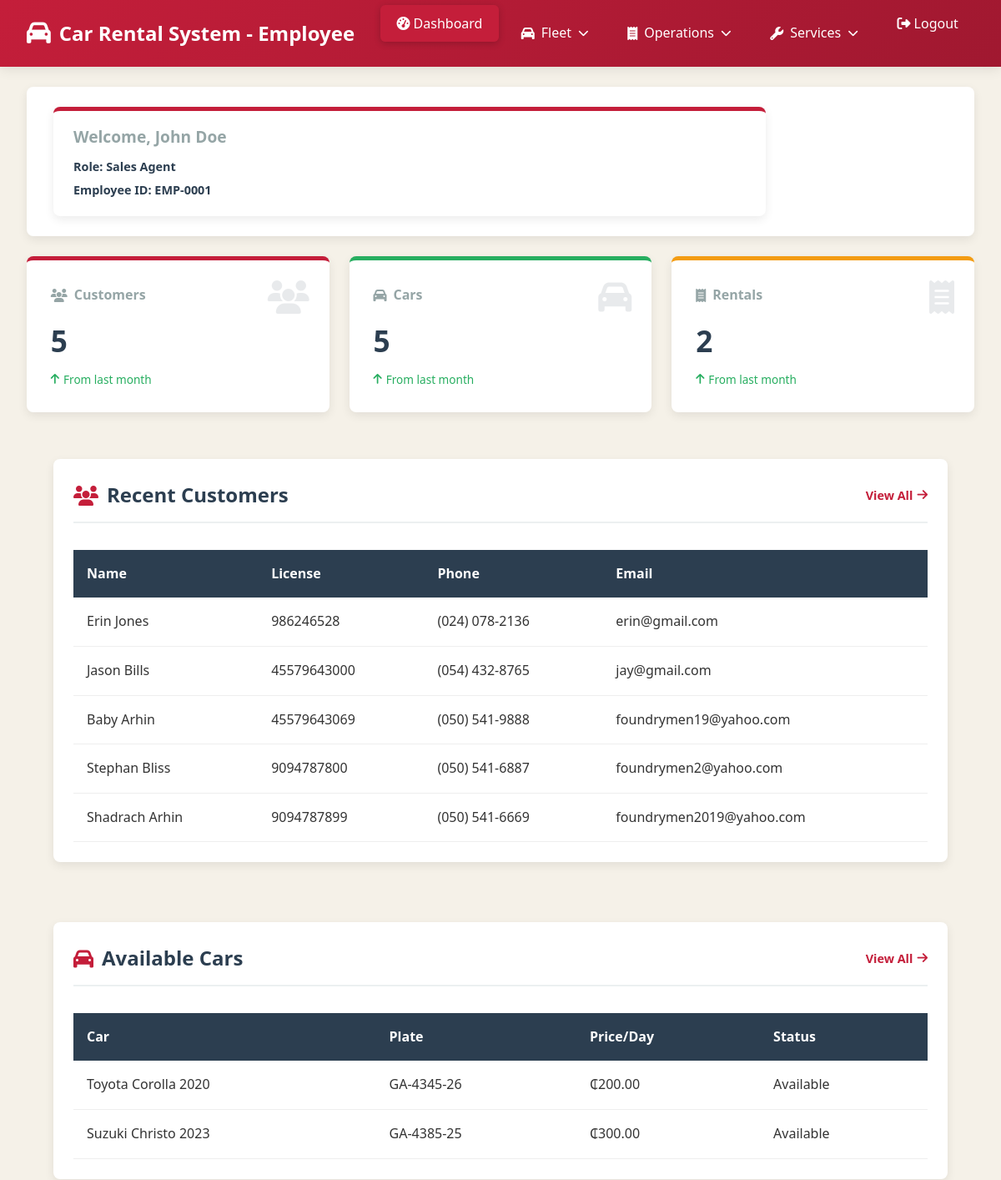
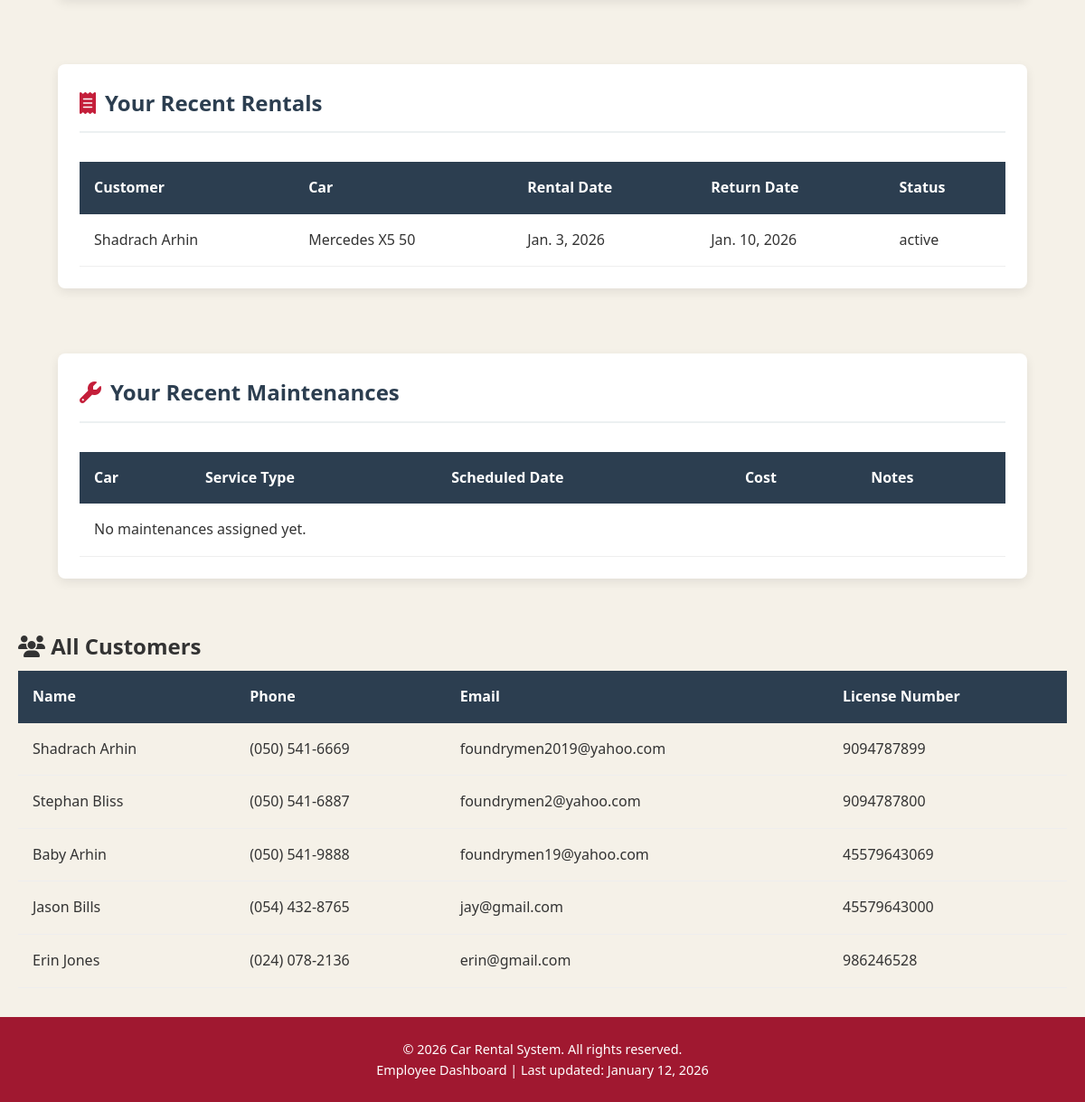
Page / (signed in) on the committed database (2 pictures, top to bottom).
### d_autos_app/models.py (models this page shows, shortened)
class Employee(models.Model):
    ROLE_MANAGER = 'manager'
    ROLE_SALES_AGENT = 'sales_agent'
    ROLE_MECHANIC = 'mechanic'
    ROLE_ADMIN = 'admin'
    ROLE_CHOICES = [
        (ROLE_MANAGER, 'Manager'),
        (ROLE_SALES_AGENT, 'Sales Agent'),
        (ROLE_MECHANIC, 'Mechanic'),
        (ROLE_ADMIN, 'Administrator'),
    ]
    user = models.OneToOneField(
        User,
        on_delete=models.CASCADE,
        related_name='employee_profile',
        verbose_name='User Account'
    )
    employee_id = models.CharField(
        max_length=20,
        unique=True,
        verbose_name='Employee ID'
    )
    role = models.CharField(
        max_length=20,
        choices=ROLE_CHOICES,
        verbose_name='Role'
    )
    department = models.CharField(
        max_length=100,
        blank=True,
        verbose_name='Department'
    )
    hire_date = models.DateField(verbose_name='Hire Date')
    salary = models.DecimalField(
        max_digits=10,
        decimal_places=2,
        verbose_name='Salary'
    )
    address = models.TextField(blank=True, verbose_name='Address')
    emergency_contact = models.CharField(
        max_length=100,
        blank=True,
        verbose_name='Emergency Contact'
    )
    emergency_phone = models.CharField(
        max_length=15,
        blank=True,
        verbose_name='Emergency Phone'
    )
    class Meta:
        verbose_name = 'Employee'
        verbose_name_plural = 'Employees'
        ordering = ['employee_id']

class User(AbstractUser):
    USER_TYPE_ADMIN = 'admin'
    USER_TYPE_EMPLOYEE = 'employee'
    USER_TYPE_CHOICES = [
        (USER_TYPE_ADMIN, 'Administrator'),
        (USER_TYPE_EMPLOYEE, 'Employee'),
    ]
    username = None
    email = models.EmailField(_('email address'), unique=True)
    user_type = models.CharField(
        max_length=20,
        choices=USER_TYPE_CHOICES,
        default=USER_TYPE_EMPLOYEE,
        verbose_name='User Type'
    )
    phone = models.CharField(max_length=15, blank=True, verbose_name='Phone Number')
    profile_image = models.ImageField(
        upload_to='profile_images/',
        null=True,
        blank=True,
        verbose_name='Profile Image'
    )
    is_active = models.BooleanField(default=True)
    created_at = models.DateTimeField(auto_now_add=True)
    updated_at = models.DateTimeField(auto_now=True)
    USERNAME_FIELD = 'email'
    REQUIRED_FIELDS = []
    objects = UserManager()
    class Meta:
        verbose_name = 'User'
        verbose_name_plural = 'Users'
        ordering = ['-date_joined']
    @property
    def is_admin(self):
        return self.user_type == self.USER_TYPE_ADMIN or self.is_superuser
    @property
    def is_employee(self):
        return self.user_type == self.USER_TYPE_EMPLOYEE

class Customer(models.Model):
    first_name = models.CharField(max_length=50)
    last_name = models.CharField(max_length=50)
    phone = models.CharField(max_length=15)
    email = models.EmailField(unique=True)
    address = models.TextField(blank=True)
    license_number = models.CharField(max_length=50, unique=True)
    license_type = models.CharField(max_length=20, blank=True)  # e.g. Class B, C, D
    license_issue_date = models.DateField()
    license_expiry_date = models.DateField()
    date_of_birth = models.DateField(blank=True, null=True)
    national_id = models.CharField(max_length=20, blank=True, null=True)
    notes = models.TextField(blank=True, help_text="Additional notes about the customer")

class Car(models.Model):
    FUEL_CHOICES = [
        ('petrol', 'Petrol'),
        ('diesel', 'Diesel'),
        ('electric', 'Electric'),
        ('hybrid', 'Hybrid'),
    ]
    brand = models.CharField(max_length=50)
    model = models.CharField(max_length=50)
    year = models.IntegerField()
    plate_number = models.CharField(max_length=20, unique=True)
    rental_price_per_day = models.DecimalField(max_digits=10, decimal_places=2)
    availability = models.BooleanField(default=True)
    color = models.CharField(max_length=30, default='White')
    mileage = models.IntegerField(default=0, help_text="Current mileage in kilometers")
    fuel_type = models.CharField(max_length=20, choices=FUEL_CHOICES, default='petrol')
    notes = models.TextField(blank=True, help_text="Additional notes about the car")
    daily_rate = models.DecimalField(max_digits=10, decimal_places=2, blank=True, null=True)
    license_plate = models.CharField(max_length=20, blank=True, null=True)
    status = models.CharField(max_length=20, default='available')

class Rental(models.Model):
    STATUS_CHOICES = (
        ('active', 'Active'),
        ('returned', 'Returned'),
    )
    PAYMENT_STATUS_CHOICES = (
        ('pending', 'Pending'),
        ('paid', 'Paid'),
        ('partial', 'Partial'),
    )
    PAYMENT_METHOD_CHOICES = (
        ('cash', 'Cash'),
        ('credit_card', 'Credit Card'),
        ('mobile_money', 'Mobile Money'),
        ('bank_transfer', 'Bank Transfer'),
    )
    customer = models.ForeignKey(Customer, on_delete=models.CASCADE)
    car = models.ForeignKey(Car, on_delete=models.CASCADE)
    employee = models.ForeignKey('Employee', on_delete=models.SET_NULL, null=True)
    rental_date = models.DateField()
    return_date = models.DateField()
    actual_return_date = models.DateField(null=True, blank=True)
    total_cost = models.DecimalField(max_digits=10, decimal_places=2, blank=True)
    deposit_paid = models.DecimalField(max_digits=10, decimal_places=2, default=0)
    payment_status = models.CharField(
        max_length=20,
        choices=PAYMENT_STATUS_CHOICES,
        default='pending'
    )
    payment_method = models.CharField(
        max_length=20,
        choices=PAYMENT_METHOD_CHOICES,
        default='cash'
    )
    status = models.CharField(
        max_length=20,
        choices=STATUS_CHOICES,
        default='active'
    )
    notes = models.TextField(blank=True, help_text="Additional notes about the rental")
    equipment_gps = models.BooleanField(default=False)
    equipment_child_seat = models.BooleanField(default=False)
    equipment_roof_rack = models.BooleanField(default=False)
    equipment_premium_insurance = models.BooleanField(default=False)
    equipment_driver = models.BooleanField(default=False)
    equipment_wifi = models.BooleanField(default=False)

### d_autos_app/views.py (the view)
# urls.py: path('', views.dashboard, name='dashboard'),
@login_required
def dashboard(request):
    if request.user.is_admin:
        return admin_dashboard_view(request)
    elif request.user.is_employee:
        return employee_dashboard_view(request)
    else:
        return admin_dashboard_view(request)

### templates/d_autos_app/employee_dashboard.html (shortened to what this page needs)
{% load static %}
<!DOCTYPE html>
<html>
<head>
    <link rel="stylesheet" href="https://cdnjs.cloudflare.com/ajax/libs/font-awesome/6.4.0/css/all.min.css">
    <link rel="stylesheet" href="{% static 'css/style.css' %}">
</head>
<body>
<nav class="navbar">
    <div class="logo">
        <i class="fas fa-car"></i> Car Rental System - Employee
    </div>
    <ul class="nav-links">
        <li class="nav-item dashboard-item">
            <a href="#" onclick="showTable('dashboard'); return false;"
               class="{% if request.resolver_match.url_name == 'dashboard' %}active{% endif %}">
               <i class="fas fa-tachometer-alt"></i>
               <span>Dashboard</span>
            </a>
        </li>
        <li class="dropdown nav-item fleet-dropdown">
            <a href="#" class="dropdown-toggle">
               <i class="fas fa-car"></i>
               <span>Fleet</span>
               <i class="fas fa-chevron-down dropdown-arrow"></i>
            </a>
        </li>
        <li class="dropdown nav-item operations-dropdown">
            <a href="#" class="dropdown-toggle">
               <i class="fas fa-receipt"></i>
               <span>Operations</span>
               <i class="fas fa-chevron-down dropdown-arrow"></i>
            </a>
        </li>
        <li class="dropdown nav-item services-dropdown">
            <a href="#" class="dropdown-toggle">
               <i class="fas fa-wrench"></i>
               <span>Services</span>
               <i class="fas fa-chevron-down dropdown-arrow"></i>
            </a>
        </li>
        <li class="nav-item logout-item">
            <a href="{% url 'logout' %}">
               <i class="fas fa-sign-out-alt"></i>
               <span>Logout</span>
            </a>
        </li>
    </ul>
</nav>
<div id="dashboard-view">
<section class="quick-actions" id="quick-actions-section">
    <div class="card employee-info-card">
        <h3>Welcome, {{ employee.user.first_name }} {{ employee.user.last_name }}</h3>
        <p>Role: {{ employee.get_role_display }}</p>
        <p>Employee ID: {{ employee.employee_id }}</p>
    </div>
</section>
<section class="cards" id="cards-section">
    <div class="card">
        <i class="fas fa-users card-icon"></i>
        <h3><i class="fas fa-users"></i> Customers</h3>
        <p>{{ total_customers }}</p>
        <div class="trend up">
            <i class="fas fa-arrow-up"></i> From last month
        </div>
    </div>
    <div class="card">
        <i class="fas fa-car card-icon"></i>
        <h3><i class="fas fa-car"></i> Cars</h3>
        <p>{{ total_cars }}</p>
        <div class="trend up">
            <i class="fas fa-arrow-up"></i> From last month
        </div>
    </div>
    <div class="card">
        <i class="fas fa-receipt card-icon"></i>
        <h3><i class="fas fa-receipt"></i> Rentals</h3>
        <p>{{ total_rentals }}</p>
        <div class="trend up">
            <i class="fas fa-arrow-up"></i> From last month
        </div>
    </div>
</section>
<div class="dashboard-container" id="dashboard-container">
    <div class="main-content">
        <div class="section">
            <div class="section-header">
                <h2><i class="fas fa-users"></i> Recent Customers</h2>
                <a href="#" onclick="showTable('customers'); return false;" class="view-all">View All <i class="fas fa-arrow-right"></i></a>
            </div>
            <div class="table-container">
                <table>
                    <thead>
                        <tr>
                            <th>Name</th>
                            <th>License</th>
                            <th>Phone</th>
                            <th>Email</th>
                        </tr>
                    </thead>
                    <tbody>
                        {% for customer in customers %}
                        <tr>
                            <td>{{ customer.first_name }} {{ customer.last_name }}</td>
                            <td>{{ customer.license_number }}</td>
                            <td>{{ customer.phone }}</td>
                            <td>{{ customer.email }}</td>
                        </tr>
                        {% endfor %}
                    </tbody>
                </table>
            </div>
        </div>
        <div class="section">
            <div class="section-header">
                <h2><i class="fas fa-car"></i> Available Cars</h2>
                <a href="#" onclick="showTable('cars'); return false;" class="view-all">View All <i class="fas fa-arrow-right"></i></a>
            </div>
            <div class="table-container">
                <table>
                    <thead>
                        <tr>
                            <th>Car</th>
                            <th>Plate</th>
                            <th>Price/Day</th>
                            <th>Status</th>
                        </tr>
                    </thead>
                    <tbody>
                        {% for car in cars %}
                        <tr>
                            <td>{{ car.brand }} {{ car.model }} {{ car.year }}</td>
                            <td>{{ car.plate_number }}</td>
                            <td>₵{{ car.rental_price_per_day }}</td>
                            <td>
                                {% if car.availability %}
                                    <span class="status available">Available</span>
                                {% else %}
                                    <span class="status unavailable">Rented</span>
                                {% endif %}
                            </td>
                        </tr>
                        {% endfor %}
                    </tbody>
                </table>
            </div>
        </div>
        <div class="section">
            <div class="section-header">
                <h2><i class="fas fa-receipt"></i> Your Recent Rentals</h2>
            </div>
            <div class="table-container">
                <table>
                    <thead>
                        <tr>
                            <th>Customer</th>
                            <th>Car</th>
                            <th>Rental Date</th>
                            <th>Return Date</th>
                            <th>Status</th>
                        </tr>
                    </thead>
                    <tbody>
                        {% for rental in rentals %}
                        <tr>
                            <td>{{ rental.customer.first_name }} {{ rental.customer.last_name }}</td>
                            <td>{{ rental.car.brand }} {{ rental.car.model }}</td>
                            <td>{{ rental.rental_date }}</td>
                            <td>{{ rental.return_date }}</td>
                            <td>{{ rental.status }}</td>
                        </tr>
                        {% empty %}
                        <tr>
                            <td colspan="5">No rentals assigned yet.</td>
                        </tr>
                        {% endfor %}
                    </tbody>
                </table>
            </div>
        </div>
        <div class="section">
            <div class="section-header">
                <h2><i class="fas fa-wrench"></i> Your Recent Maintenances</h2>
            </div>
            <div class="table-container">
                <table>
                    <thead>
                        <tr>
                            <th>Car</th>
                            <th>Service Type</th>
                            <th>Scheduled Date</th>
                            <th>Cost</th>
                            <th>Notes</th>
                        </tr>
                    </thead>
                    <tbody>
                        {% for maintenance in maintenances %}
                        <tr>
                            <td>{{ maintenance.car.brand }} {{ maintenance.car.model }}</td>
                            <td>{{ maintenance.service_type }}</td>
                            <td>{{ maintenance.scheduled_date }}</td>
                            <td>₵{{ maintenance.cost }}</td>
                            <td>{{ maintenance.notes }}</td>
                        </tr>
                        {% empty %}
                        <tr>
                            <td colspan="5">No maintenances assigned yet.</td>
                        </tr>
                        {% endfor %}
                    </tbody>
                </table>
            </div>
        </div>
    </div>
</div>
</div>
<section class="content" id="dashboard-content" style="display: none;">
    <div class="container">
        <div class="table-section">
            <h2><i class="fas fa-users"></i> All Customers</h2>
            <table>
                <thead>
                    <tr>
                        <th>Name</th>
                        <th>Phone</th>
                        <th>Email</th>
                        <th>License Number</th>
                    </tr>
                </thead>
                <tbody>
                    {% for customer in all_customers %}
                    <tr>
                        <td>{{ customer.first_name }} {{ customer.last_name }}</td>
                        <td>{{ customer.phone }}</td>
                        <td>{{ customer.email }}</td>
                        <td>{{ customer.license_number }}</td>
                    </tr>
                    {% empty %}
                    <tr>
                        <td colspan="4">No customers yet.</td>
                    </tr>
                    {% endfor %}
                </tbody>
            </table>
        </div>
    </div>
</section>
<footer class="footer">
    <p>© {% now "Y" %} Car Rental System. All rights reserved.</p>
    <p>Employee Dashboard | Last updated: {% now "F d, Y" %}</p>
</footer>
</body>
</html>

### rows in the picture
Employee: user.first_name "John", user.last_name "Doe", role "Sales Agent", employee_id "EMP-0001"
Customer: first_name "Erin", last_name "Jones", license_number "986246528", phone "(024) 078-2136", email "erin@gmail.com"
Customer: first_name "Jason", last_name "Bills", license_number "45579643000", phone "(054) 432-8765", email "jay@gmail.com"
Customer: first_name "Baby", last_name "Arhin", license_number "45579643069", phone "(050) 541-9888", email "foundrymen19@yahoo.com"
Customer: first_name "Stephan", last_name "Bliss", license_number "9094787800", phone "(050) 541-6887", email "foundrymen2@yahoo.com"
Customer: first_name "Shadrach", last_name "Arhin", license_number "9094787899", phone "(050) 541-6669", email "foundrymen2019@yahoo.com"
Car: brand "Toyota", model "Corolla", year "2020", plate_number "GA-4345-26", rental_price_per_day "200.00", availability "Available"
Car: brand "Suzuki", model "Christo", year "2023", plate_number "GA-4385-25", rental_price_per_day "300.00", availability "Available"
Rental: customer.first_name "Shadrach", customer.last_name "Arhin", car.brand "Mercedes", car.model "X5 50", rental_date "Jan. 3, 2026", return_date "Jan. 10, 2026", status "active"

### other values in the picture
{{ total_customers }} "5"
{{ total_cars }} "5"
{{ total_rentals }} "2"
